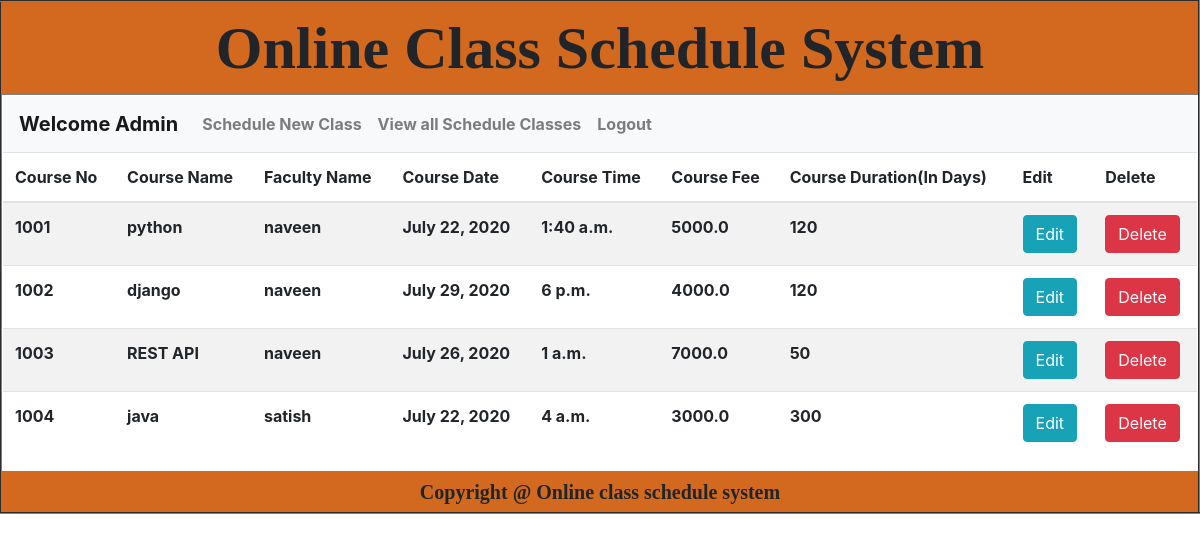
The page /viewallcourse/ on the database as committed earlier.
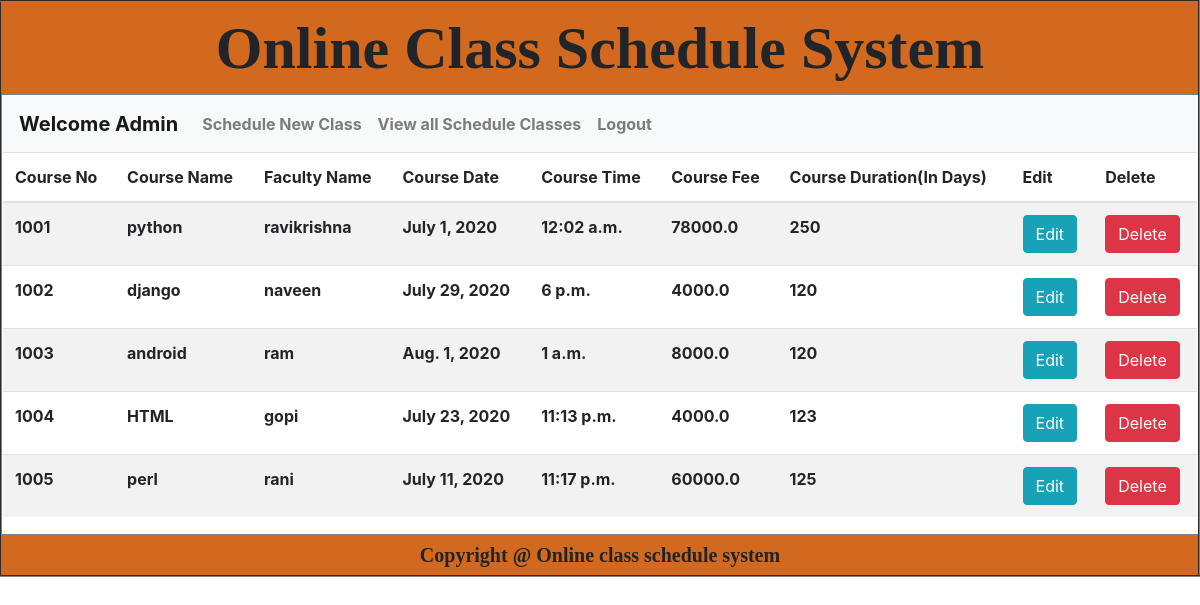
The same page on the database as committed later.
### app/models.py (models this page shows)
class AddCourseModel(models.Model):
    cno = models.IntegerField(primary_key=True)
    cname = models.CharField(max_length=20)
    fname = models.CharField(max_length=20)
    cdate = models.DateField()
    ctime = models.TimeField()
    fee = models.FloatField()
    dur = models.IntegerField()

### app/views.py (the view)
# urls.py: path('viewallcourse/',views.viewAllCourse,name = 'viewallcourse'),
def viewAllCourse(request):
    coursedata = AddCourseModel.objects.all()
    return render(request,"view_all_courses.html",{"data":coursedata})

### templates/view_all_courses.html
{% extends 'common.html' %}
{% block abc %}
    {% include 'admin_menu.html' %}
    <table class="table table-striped">
  <thead>
    <tr>
      <th scope="col">Course No</th>
      <th scope="col">Course Name</th>
      <th scope="col">Faculty Name</th>
      <th scope="col">Course Date</th>
      <th scope="col">Course Time</th>
      <th scope="col">Course Fee</th>
        <th scope="col">Course Duration(In Days)</th>
        <th scope="col">Edit</th>
      <th scope="col">Delete</th>
    </tr>
  </thead>
  <tbody>
    {% for x in data %}
        <tr>
        <td>{{ x.cno }}</td>
        <td>{{ x.cname }}</td>
        <td>{{ x.fname }}</td>
        <td>{{ x.cdate }}</td>
        <td>{{ x.ctime }}</td>
        <td>{{ x.fee }}</td>
        <td>{{ x.dur }}</td>
        <td><a href="{% url 'editcourse' %}"><button type="button" class="btn btn-info">Edit</button></a> </td>
        <td><button type="button" class="btn btn-danger">Delete</button></td>
        </tr>
    {% endfor %}
  </tbody>
</table>
{% endblock %}

Rows that differ between the two databases and show on the page:
changed AddCourseModel "python": fname "naveen" → "ravikrishna"; cdate "July 22, 2020" → "July 1, 2020"; ctime "1:40 a.m." → "12:02 a.m."; fee "5000.0" → "78000.0"; dur "120" → "250"
changed AddCourseModel id 1003: cname "REST API" → "android"; fname "naveen" → "ram"; cdate "July 26, 2020" → "Aug. 1, 2020"; fee "7000.0" → "8000.0"; dur "50" → "120"
changed AddCourseModel id 1004: cname "java" → "HTML"; fname "satish" → "gopi"; cdate "July 22, 2020" → "July 23, 2020"; ctime "4 a.m." → "11:13 p.m."; fee "3000.0" → "4000.0"; dur "300" → "123"
added AddCourseModel: cno "1005", cname "perl", fname "rani", cdate "July 11, 2020", ctime "11:17 p.m.", fee "60000.0", dur "125"
